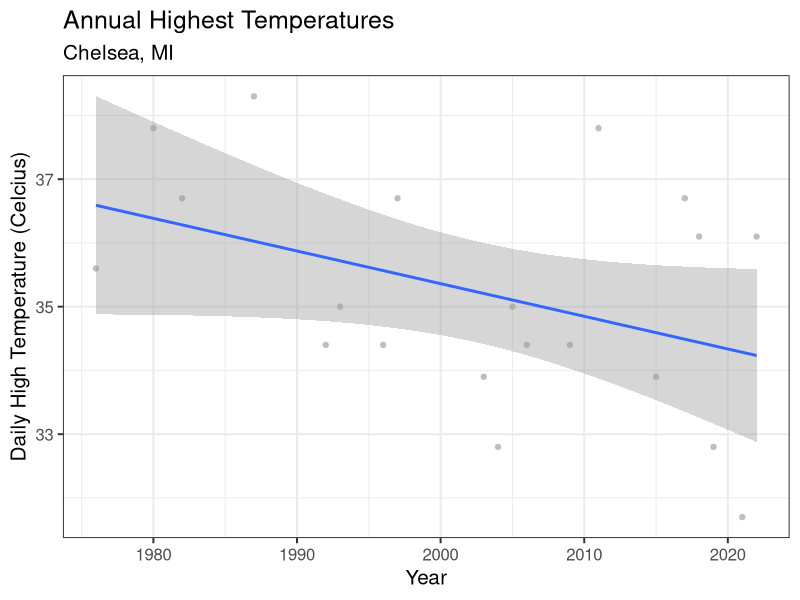
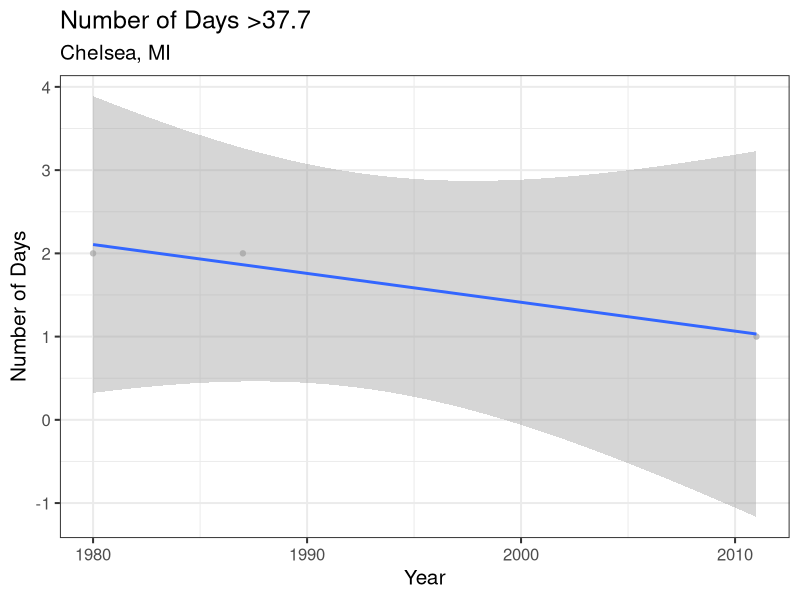

Generate these figures, in order, with R:
## R code to manipulate and plot cliamte data for my four field sites ##
## aka another hot mess from Joe Endris ##

library(readr)
library(dplyr)
library(tidyverse)
library(ggplot2)
library(lubridate)

## create objects from datasets##
##temp<-read.csv("~/Library/CloudStorage/GoogleDrive-jendris@my.apsu.edu/.shortcut-targets-by-id/1p5eHgH8eX9-QjkyyA3uRz5Lk7ontMZtO/Rehm lab - General/Trees/5- Climate/Climate Data/Alabama.csv")
setwd("~/Library/CloudStorage/GoogleDrive-jendris@my.apsu.edu/.shortcut-targets-by-id/1p5eHgH8eX9-QjkyyA3uRz5Lk7ontMZtO/Rehm lab - General/Trees/5- Climate/")

MI <- read_csv("Indiana.csv")

str(MI)  #view structure of data ##

## create column for julian date##
## trying to replicate https://stackoverflow.com/questions/21414847/convert-a-date-vector-into-julian-day-in-r##
MI <- mutate(MI, Julian=format(DATE,"%j"))

#omit NA in temperature recordings 
MI<-MI[complete.cases(MI[,7]),]

## monthly mean low temp ##
## update this after creating julian dates ##
MI_TMAX <- MI %>%
  group_by(year=lubridate::floor_date(DATE, "year")) %>%
  summarise(total = max(TMAX))

## create graph for temps by month of year ##

MI_TMAX %>%
  filter(year>1980) %>%
  ggplot(aes(x = year, y = total)) +
  geom_point(color = "grey") +
  geom_smooth(stat="smooth",method="lm")+
  labs(title = "Annual Highest Temperatures",
       subtitle = "Chelsea, MI",
       y= "Daily High Temperature (Celcius)",
       x= "Year") + theme_bw(base_size = 15)


#number of days above 37.7
MI_37.7 <- MI %>%
  group_by(year=lubridate::floor_date(DATE, "year")) %>%
  summarise(n=sum(TMAX>37.7))

#plot number of days above 37.7
MI_37.7 %>%
  filter(as.integer(year)>1980)%>%
  filter(n>0)%>%
  ggplot(aes(x = year, y = n)) +
  geom_point(color = "grey") +
  geom_smooth(method="lm")+
  labs(title = "Number of Days >37.7",
       subtitle = "Chelsea, MI",
       y= "Number of Days",
       x= "Year") + theme_bw(base_size = 15)


MI_37.7 %>%
  filter(n>0)%>%
  filter(year>1960)
